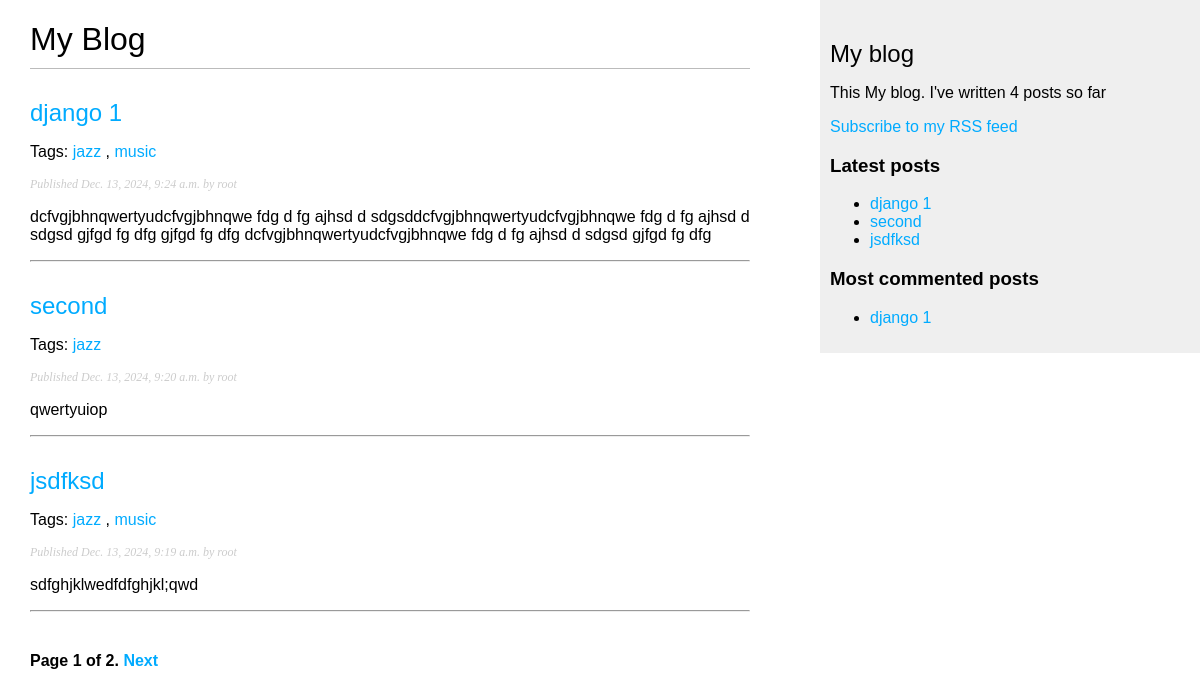
The page /blog/ on the database as committed earlier.
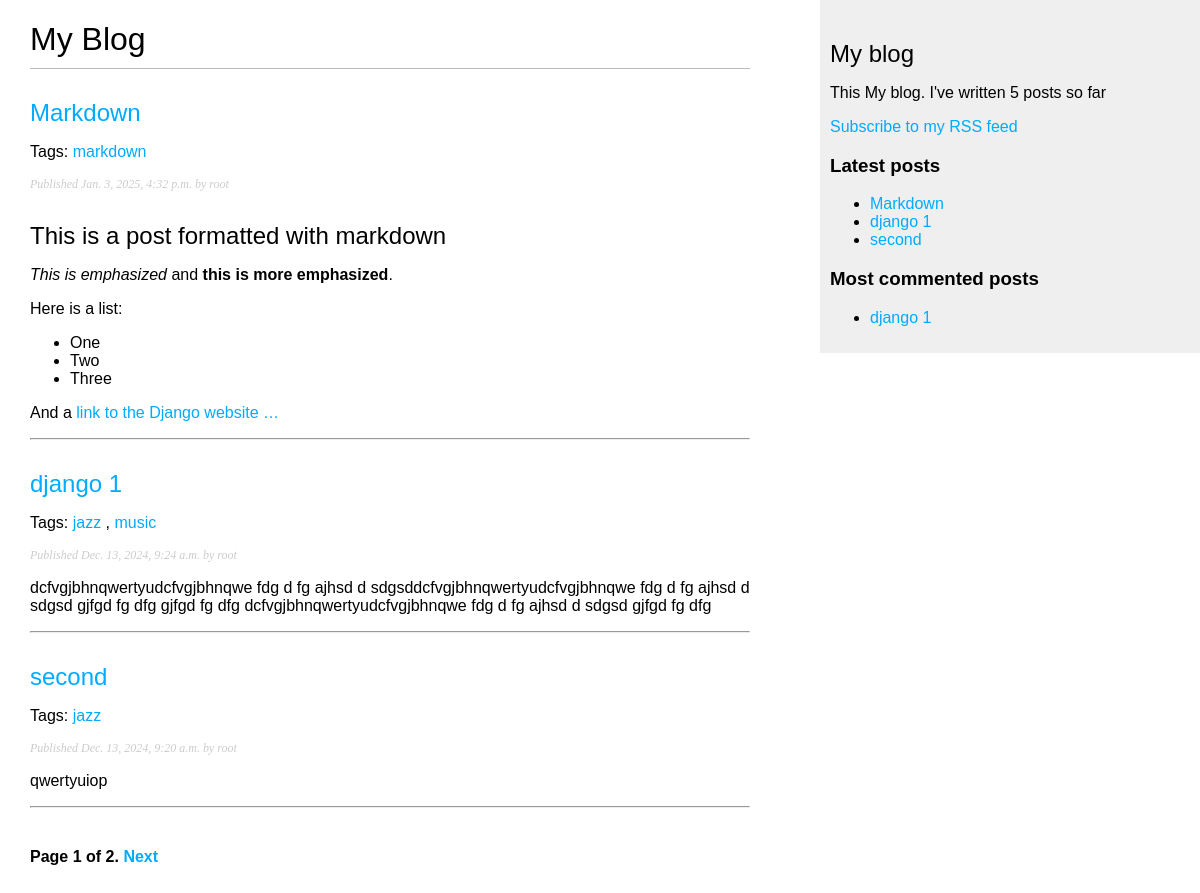
The same page on the database as committed later.
### blog/models.py (models this page shows, shortened)
class Post(models.Model):
    class Status(models.TextChoices):
        DRAFT = 'DF', 'Draft'
        PUBLISHED = 'PB', 'Published'
    title = models.CharField(max_length=250)
    slug = models.SlugField(max_length=250, unique_for_date='publish')
    author = models.ForeignKey(User, on_delete=models.CASCADE, related_name='blog_posts')
    body = models.TextField()
    publish = models.DateTimeField(default=timezone.now)
    created = models.DateTimeField(auto_now_add=True)
    updated = models.DateTimeField(auto_now=True)
    status = models.CharField(max_length=2, choices=Status.choices, default=Status.DRAFT)
    objects = models.Manager()
    published = PublishManager()
    tags = TaggableManager()
    class Meta:
        ordering = ['-publish']
        indexes = [models.Index(fields=['-publish']), ]
    def get_absolute_url(self):
        return reverse("blog:post_detail", args=[self.publish.year,
                                                 self.publish.month,
                                                 self.publish.day,
                                                 self.slug])

### blog/views.py (the view)
# urls.py: path('', views.post_list, name='post_list'),
def post_list(request, tag_slug=None):
    post_list = Post.published.all()
    tag = None
    if tag_slug:
        tag = get_object_or_404(Tag, slug=tag_slug)
        post_list = post_list.filter(tags__in=[tag])
    paginator = Paginator(post_list, 3)
    page_number = request.GET.get('page', 1)
    try:
        posts = paginator.page(page_number)
    except PageNotAnInteger:
        posts = paginator.page(1)
    except EmptyPage:
        posts = paginator.page(paginator.num_pages)
    return render(request, 'blog/post/list.html', {'posts': posts,
                                                   'tag': tag})

### blog/models.py (called while the page is built)
    def get_queryset(self):
        return super().get_queryset().filter(status=Post.Status.PUBLISHED)

### blog/templatetags/blog_tags.py (called while the page is built)
@register.simple_tag(name='total_posts')
def total_posts() -> int:
    return Post.published.count()

@register.inclusion_tag('blog/post/latest_posts.html')
def show_latest_posts(count: int = 5) -> dict:
    latest_posts = Post.published.order_by('-publish')[:count]
    return {'latest_posts': latest_posts}

@register.simple_tag()
def get_most_commented_posts(count: int = 5) -> QuerySet:
    return Post.published.annotate(total_comments=Count('comments')).order_by('-total_comments')[:count]

@register.filter(name='markdown')
def markdown_format(text):
    return mark_safe(markdown.markdown(text))

### blog/templates/blog/post/list.html (shortened to what this page needs)
{% extends "blog/base.html" %}
{% load blog_tags %}
{% block content %}
    <h1>My Blog</h1>
    {% for post in posts %}
        <h2>
            <a href="{{ post.get_absolute_url }}">
                {{ post.title }}
            </a>
        </h2>
        <p class="tags">
            Tags:
            {% for tag in post.tags.all %}
            	<a href="{% url 'blog:post_list_by_tag' tag.slug %}">
                    {{ tag.name }}
                </a>
                {% if not forloop.last %}, {% endif %}
            {% endfor %}
        </p>
        <p class="date">
            Published {{ post.publish }} by {{ post.author }}
        </p>
        {{ post.body|markdown|truncatewords_html:30 }}
        <hr>
    {% endfor %}
    {% include 'pagination.html' with page=posts %}
{% endblock %}

### blog/templates/blog/base.html (shortened to what this page needs)
{% load blog_tags %}
{% load static %}
<!DOCTYPE html>
<html lang="en">
<head>
    <link href="{% static "css/blog.css" %}" rel="stylesheet">
</head>
<body>
    <div id="content">
        {% block content %}
        {% endblock %}
    </div>
    <div id="sidebar">
        <h2>My blog</h2>
        <p>
            This My blog.
            I've written {% total_posts %} posts so far
        </p>
        <p>
            <a href="{% url 'blog:post_feed' %}">
                Subscribe to my RSS feed
            </a>
        </p>
        <h3>Latest posts</h3>
        {% show_latest_posts 3 %}
        <h3>Most commented posts</h3>
        {% get_most_commented_posts 1 as most_commented_post %}
        <ul>
            {% for post in most_commented_post %}
                <li>
                    <a href="{{ post.get_absolute_url }}">{{ post.title }}</a>
                </li>
            {% endfor %}
        </ul>
    </div>
</body>
</html>

### blog/templates/pagination.html (shortened to what this page needs)
<div class="pagination">
    <span class="step-links">
        <span class="current">
            Page {{ page.number }} of {{ page.paginator.num_pages }}.
        </span>
        {% if page.has_next %}
            <a href="?page={{ page.next_page_number }}">Next</a>
        {% endif %}
    </span>
</div>

### blog/templates/blog/post/latest_posts.html
<ul>
    {% for post in latest_posts %}
    	<li>
            <a href="{{ post.get_absolute_url }}">{{ post.title }}</a>
        </li>
    {% endfor %}
</ul>

### blog/static/css/blog.css (style rules this page uses)
body { margin:0; padding:0; font-family:helvetica, sans-serif; }
a { color:#00abff; text-decoration:none; }
h1 { font-weight:normal; border-bottom:1px solid #bbb; padding:0 0 10px 0; }
h2 { font-weight:normal; margin:30px 0 0; }
#content { float:left; width:60%; padding:0 0 0 30px; }
#sidebar { float:right; width:30%; padding:10px; background:#efefef; height:100%; }
p.date { color:#ccc; font-family: georgia, serif; font-size: 12px; font-style: italic; }
.pagination { margin:40px 0; font-weight:bold; }

Rows that differ between the two databases and show on the page:
no longer on this page (row unchanged): Post: title "jsdfksd", publish "Dec. 13, 2024, 9:19 a.m.", author "root", body "sdfghjklwedfdfghjkl;qwd", Tag (name "jazz"), Tag (name "music")
added Post: title "Markdown", publish "Jan. 3, 2025, 4:32 p.m.", author "root", body "This is a post formatted with markdown This is emphasized and this is more emphasized . Here is a list: One Two Three And a link to the Django website …"
added Tag: name "markdown", shown under "Markdown"
Other text that changed with them:
text no longer shown: "4"
text now shown: "5"
